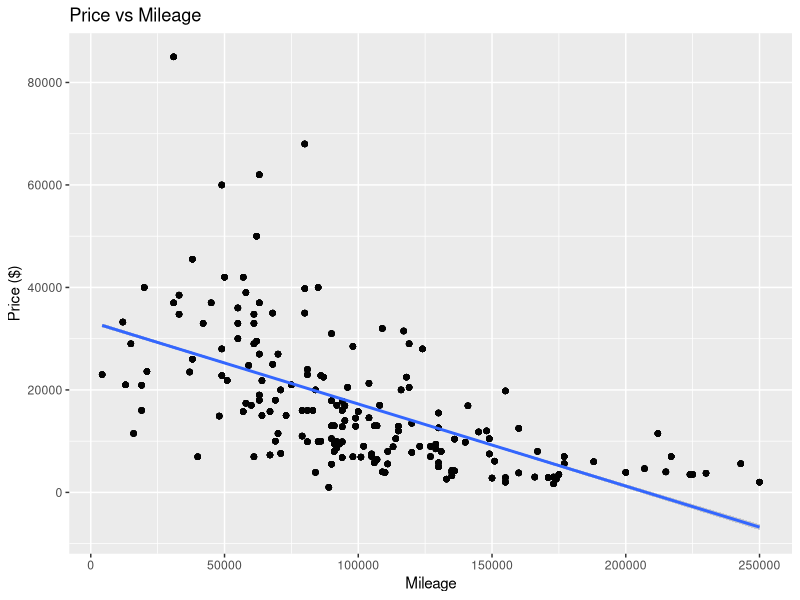
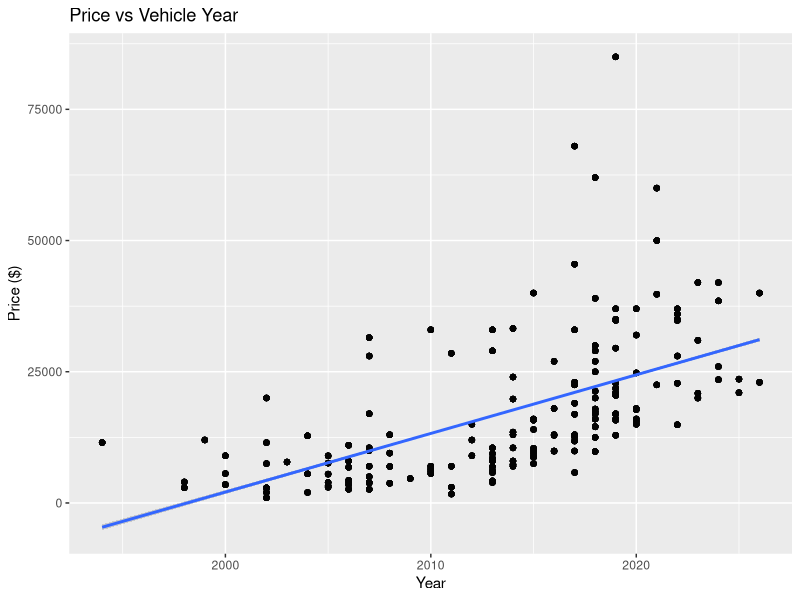
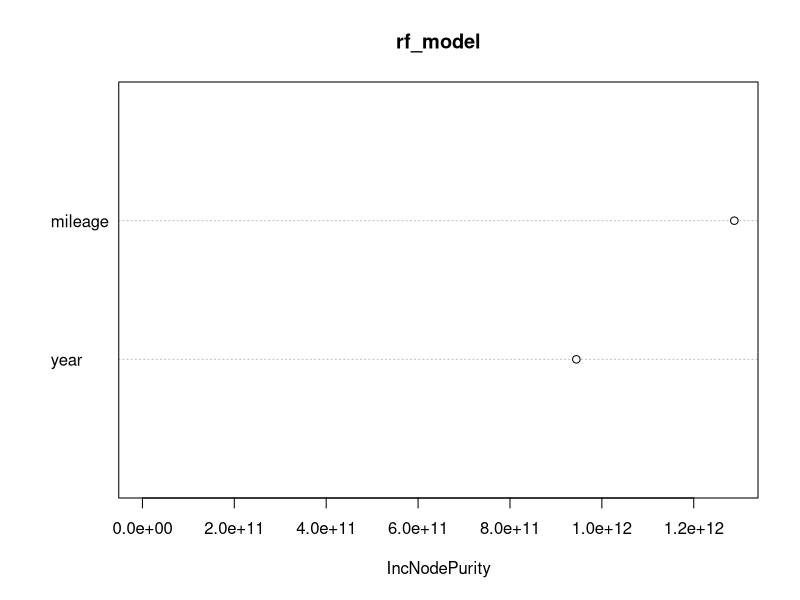

These charts were generated, in order, by the following R code:
## ---- chunk 1
knitr::opts_chunk$set(
  echo = FALSE,
  warning = FALSE,
  message = FALSE
)
## ---- chunk 2

library(tidyverse)
library(ggplot2)
library(randomForest)



cars <- read_csv("data/craigslist_cars_sample.csv")
glimpse(cars)
## ---- chunk 3
cars_clean <- cars %>%
  mutate(
    mileage = str_remove_all(mileage, "mi"),
    mileage = str_remove_all(mileage, ","),
    mileage = str_trim(mileage),

    mileage = case_when(
      str_detect(mileage, "k") ~
        as.numeric(str_remove(mileage, "k")) * 1000,
      TRUE ~ as.numeric(mileage)
    )
  ) %>%
  filter(
    !is.na(price),
    !is.na(year),
    !is.na(mileage)
  )

glimpse(cars_clean)

summary(cars_clean$mileage)

summary(cars_clean$price)



summary(cars_clean$year)

## ---- chunk 4

cars_model <- cars_clean %>%
  filter(
    year >= 1990,
    year <= 2026,
    price >= 1000,
    price <= 100000,
    mileage <= 250000
  )

nrow(cars_model)
## ---- chunk 5

summary(cars_model)
## ---- chunk 6

ggplot(cars_model,
       aes(x = mileage,
           y = price)) +
  geom_point(alpha = 0.15) +
  geom_smooth(method = "lm") +
  labs(
    title = "Price vs Mileage",
    x = "Mileage",
    y = "Price ($)"
  )
## ---- chunk 7

ggplot(cars_model,
       aes(x = year,
           y = price)) +
  geom_point(alpha = 0.15) +
  geom_smooth(method = "lm") +
  labs(
    title = "Price vs Vehicle Year",
    x = "Year",
    y = "Price ($)"
  )
## ---- chunk 8
model1 <- lm(price ~ mileage + year,
             data = cars_model)

summary(model1)
## ---- chunk 9
library(randomForest)



## ---- chunk 10
set.seed(123)

rf_model <- randomForest(
  price ~ mileage + year,
  data = cars_model,
  ntree = 500
)

rf_model
## ---- chunk 11

importance(rf_model)

varImpPlot(rf_model)
